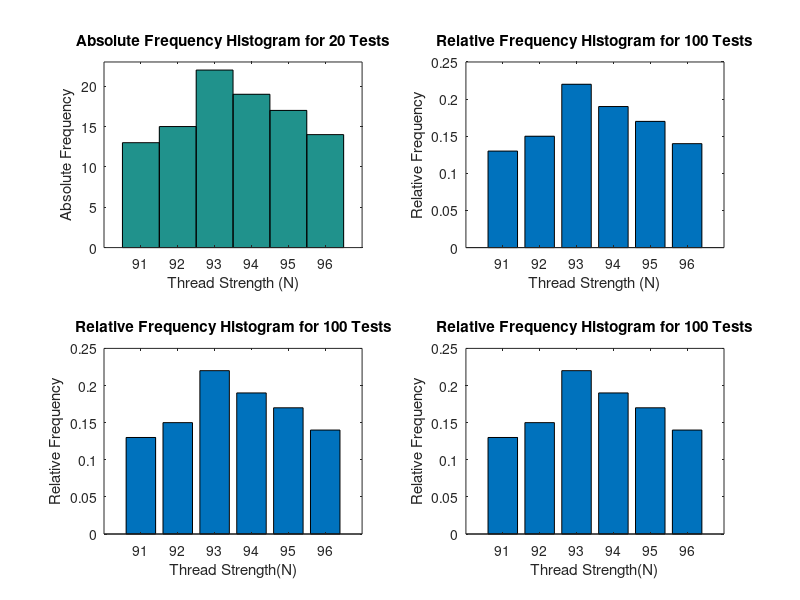

MATLAB code to generate this figure:

%%grafico2 -- Punto B
subplot(2,2,1);
data = 91:96;
freq = [13 15 22 19 17 14];
y1 = [];
for i = 1:(length(freq))
    y1 = [y1,data(i)*ones(1,freq(i))];
end
hist(y1,data);
axis([90 97 0 23]);
ylabel('Absolute Frequency');
xlabel('Thread Strength (N)');
title('Absolute Frequency Histogram for 20 Tests');
y = [91*ones(1,13),92*ones(1,15),93*ones(1,22),94*ones(1,19),95*ones(1,17),96*ones(1,14)];
x = 91:96;
subplot(2,2,2);
hist(y,x);
ylabel('Absolute Frequency');
xlabel('Thread Strength (N)');
title('Absolute Frequency Histogram for 100 Tests');
% C. Relative frequency graph using the bar function
tests = 100;
y = [13,15,22,19,17,14]/tests;
x = 91:96;
bar(x,y)
ylabel('Relative Frequency')
xlabel('Thread Strength (N)')
title('Relative Frequency Histogram for 100 Tests')
% D. Relative frequency graph using hist and bar functions
subplot(2,2,3);
tests = 100;
y = [91*ones(1,13),92*ones(1,15),93*ones(1,22),94*ones(1,19),95*ones(1,17),96*ones(1,14)];
x = 91:96;
[z,x] = hist(y,x);
bar(x,z/tests);
ylabel('Relative Frequency');
xlabel('Thread Strength(N)');
title('Relative Frequency Histogram for 100 Tests');
% D. Relative frequency graph using hist and bar functions
subplot(2,2,4);
tests = 100;
y = [91*ones(1,13),92*ones(1,15),93*ones(1,22),94*ones(1,19),95*ones(1,17),96*ones(1,14)];
x = 91:96;
[z,x] = hist(y,x);
bar(x,z/tests);
ylabel('Relative Frequency');
xlabel('Thread Strength(N)');
title('Relative Frequency Histogram for 100 Tests');